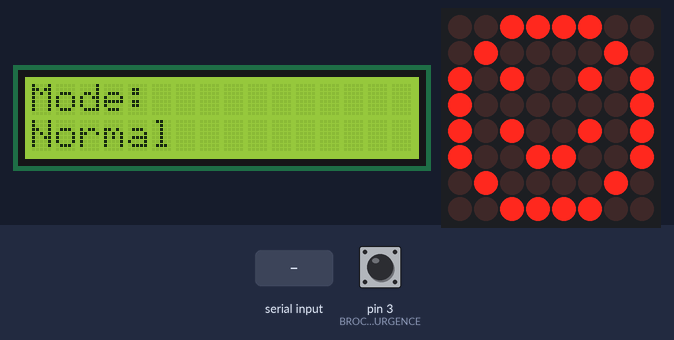
A sketch run on a simulated Arduino Mega 2560, built with avr-gcc and run on an emulated ATmega2560. Shown: 16×2 character LCD, 8×8 LED matrix. The inputs (shaded band) are chosen by the test bench; at power-on: pin 3 (BROCHE_URGENCE) HIGH. What the sketch prints to the serial monitor is not drawn.

Above: at 1.2 s.
1.3 s: "1" received over Serial
At 1.4 s:
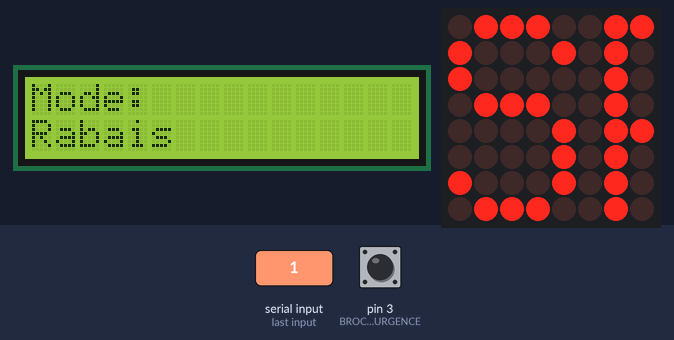
3.2 s: pin 3 (BROCHE_URGENCE) pulled LOW for 0.15 s
At 3.8 s:
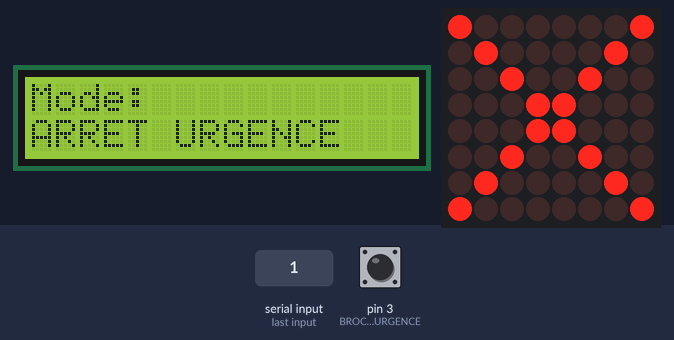
4.8 s: pin 3 (BROCHE_URGENCE) pulled LOW for 1 s
At 5.04 s:
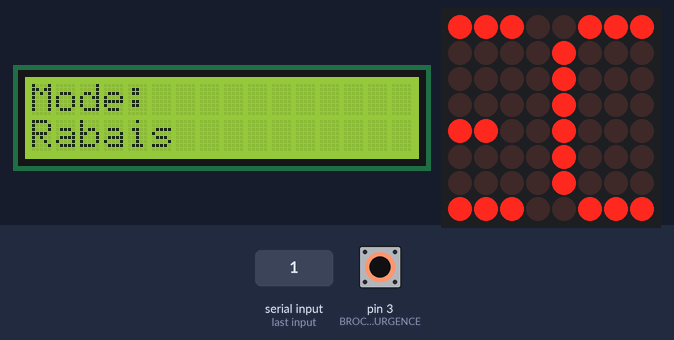
7.3 s: "3" received over Serial
At 7.51 s:
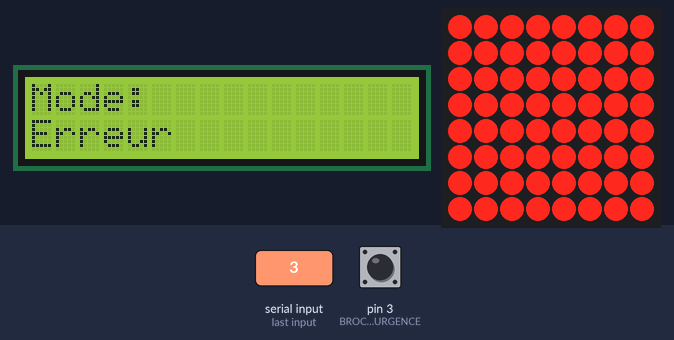
10.0 s: "4" received over Serial
At 11.1 s:
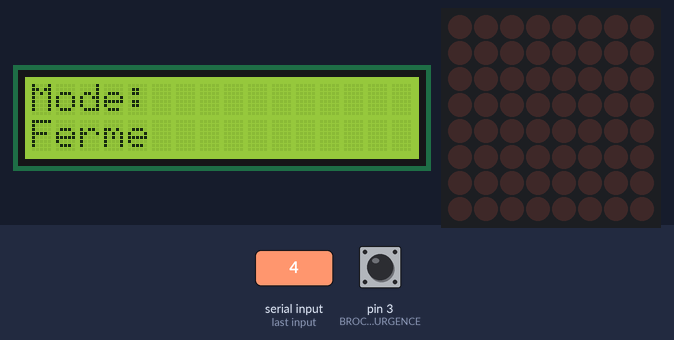
11.5 s: "1" received over Serial
At 11.6 s:
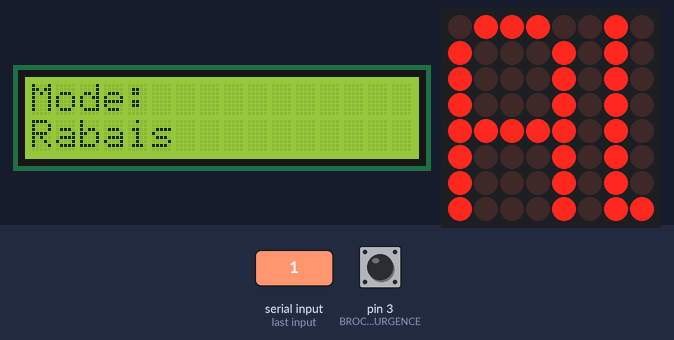
Timing chart, 0 to 14.4 s (numbered marks = the images above; inputs shaded):
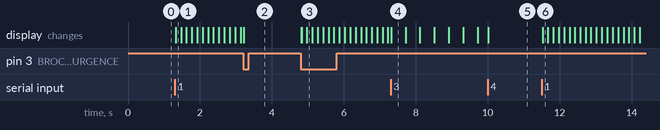

The sketch:

0SX_labo_06.ino
```cpp
#include "GestionnaireAffiche.h"

GestionnaireAffiche affiche;

// Fonction d'interruption pour le bouton urgence
void ISR_boutonUrgence() {
    affiche.signalerUrgence();
}

void setup() {
    affiche.demarrer();
    pinMode(BROCHE_URGENCE, INPUT_PULLUP);
    attachInterrupt(digitalPinToInterrupt(BROCHE_URGENCE), ISR_boutonUrgence, FALLING);
}

void loop() {
    affiche.mettreAJour();
}
```

EtatAffiche.h
```cpp
#ifndef ETAT_AFFICHE_H
#define ETAT_AFFICHE_H

#include <Arduino.h>

enum class EtatAffiche : uint8_t {
    NORMAL,
    RABAIS,
    ERREUR,
    FERMER,
    URGENCE
};

#endif
```

GestionnaireAffiche.cpp
```cpp
#include "GestionnaireAffiche.h"
#include <IRremote.hpp>

GestionnaireAffiche::GestionnaireAffiche()
    : _modeActuel(EtatAffiche::NORMAL),
      _modeAvantUrgence(EtatAffiche::NORMAL),
      _urgenceSignalee(false),
      _ecran(ADRESSE_LCD, 16, 2),
      _panneau(BROCHE_DIN, BROCHE_CLK, BROCHE_CS)
{}

//  Initialisation

void GestionnaireAffiche::demarrer() {
    _ecran.demarrer();
    _panneau.demarrer();
    IrReceiver.begin(BROCHE_IR, DISABLE_LED_FEEDBACK);
    Serial.begin(9600);
    Serial.println(F("Commandes serie: 1=Rabais 2=Normal 3=Erreur 4=Ferme"));
}


void GestionnaireAffiche::mettreAJour() {
    if (_urgenceSignalee) {
        _urgenceSignalee = false;
        _traiterUrgence();
        return;
    }

    if (_modeActuel == EtatAffiche::URGENCE) return;

    _lireCommandeIR();
    _lireCommandeSerie();
    _panneau.mettreAJour(_modeActuel);
}

//  Changer de mode

void GestionnaireAffiche::changerMode(EtatAffiche nouveauMode) {
    if (nouveauMode == _modeActuel) return;
    _modeActuel = nouveauMode;
    _reinitialiserPosition();
    _panneau.effacer();
    _ecran.afficherMode(_modeActuel);
}

void GestionnaireAffiche::signalerUrgence() {
    _urgenceSignalee = true;
}


void GestionnaireAffiche::_lireCommandeIR() {
    if (!IrReceiver.decode()) return;

    if (IrReceiver.decodedIRData.decodedRawData != 0) {
        uint8_t commande = IrReceiver.decodedIRData.command;
        Serial.print(F("[IR] 0x")); Serial.println(commande, HEX);

        switch (commande) {
            case BTN_IR_RABAIS: changerMode(EtatAffiche::RABAIS); break;
            case BTN_IR_NORMAL: changerMode(EtatAffiche::NORMAL); break;
            case BTN_IR_ERREUR: changerMode(EtatAffiche::ERREUR); break;
            case BTN_IR_FERMER: changerMode(EtatAffiche::FERMER); break;
        }
    }
    IrReceiver.resume();
}

void GestionnaireAffiche::_lireCommandeSerie() {
    if (!Serial.available()) return;

    switch (Serial.read()) {
        case '1': changerMode(EtatAffiche::RABAIS); break;
        case '2': changerMode(EtatAffiche::NORMAL); break;
        case '3': changerMode(EtatAffiche::ERREUR); break;
        case '4': changerMode(EtatAffiche::FERMER); break;
        default:
            Serial.println(F("Commande invalide. 1=Rabais 2=Normal 3=Erreur 4=Ferme"));
            break;
    }
}

void GestionnaireAffiche::_traiterUrgence() {
    if (_modeActuel != EtatAffiche::URGENCE) {
        _modeAvantUrgence = _modeActuel;
        _modeActuel       = EtatAffiche::URGENCE;
        _panneau.mettreAJour(EtatAffiche::URGENCE);
        _ecran.afficherMode(EtatAffiche::URGENCE);
        Serial.println(F("Mode arret d'urgence active."));
    } else {
        _panneau.effacer();
        changerMode(_modeAvantUrgence);
        Serial.println(F("Systeme redémarre."));
    }
}


void GestionnaireAffiche::_reinitialiserPosition() {

}
```

GestionnaireAffiche.h
```cpp
#ifndef GESTIONNAIRE_AFFICHE_H
#define GESTIONNAIRE_AFFICHE_H

#include <Arduino.h>
#include "EtatAffiche.h"
#include "EcranLCD.h"
#include "PanneauMatrice.h"

//  Broches

#define BROCHE_IR       8
#define BROCHE_URGENCE  3
#define BROCHE_DIN      34
#define BROCHE_CLK      30
#define BROCHE_CS       32
#define ADRESSE_LCD     0x27

//  boutons télécommande IR

constexpr uint8_t BTN_IR_RABAIS = 0x0C;
constexpr uint8_t BTN_IR_NORMAL = 0x18;
constexpr uint8_t BTN_IR_ERREUR = 0x5E;
constexpr uint8_t BTN_IR_FERMER = 0x08;

//  Classe responsable de la coordination générale

class GestionnaireAffiche {
public:
    GestionnaireAffiche();
    void demarrer();
    void mettreAJour();
    void signalerUrgence();
    void changerMode(EtatAffiche nouveauMode);

private:
    EtatAffiche   _modeActuel;
    EtatAffiche   _modeAvantUrgence;
    volatile bool _urgenceSignalee;

    EcranLCD       _ecran;
    PanneauMatrice _panneau;

    void _lireCommandeIR();
    void _lireCommandeSerie();
    void _traiterUrgence();
    void _reinitialiserPosition();
};

#endif
```

PanneauMatrice.cpp
```cpp
#include "PanneauMatrice.h"


static const uint8_t IMAGE_SMILEY[8] = {
    0b00111100, 0b01000010, 0b10100101, 0b10000001,
    0b10100101, 0b10011001, 0b01000010, 0b00111100
};

static const uint8_t IMAGE_CROIX[8] = {
    0b10000001, 0b01000010, 0b00100100, 0b00011000,
    0b00011000, 0b00100100, 0b01000010, 0b10000001
};

// mot "SPECIAL"
static const uint8_t POLICE_SPECIAL[][5] = {
    { 0x62, 0x91, 0x91, 0x91, 0x4E },  // S
    { 0xFF, 0x88, 0x88, 0x88, 0x70 },  // P
    { 0xFF, 0x89, 0x89, 0x89, 0x81 },  // E
    { 0x7E, 0x81, 0x81, 0x81, 0x42 },  // C
    { 0x00, 0x81, 0xFF, 0x81, 0x00 },  // I
    { 0x7F, 0x88, 0x88, 0x88, 0x7F },  // A
    { 0xFF, 0x01, 0x01, 0x01, 0x01 },  // L
    { 0x00, 0x00, 0x00, 0x00, 0x00 }   // espace
};

static const int NB_CARACTERES   = 8;
static const int LARGEUR_COLONNE = 6;


//  Constructeur

PanneauMatrice::PanneauMatrice(uint8_t brancheDin, uint8_t brancheClk, uint8_t brancheCs)
    : _panneau(brancheDin, brancheClk, brancheCs, 1),
      _positionDefilement(0),
      _dernierDefilement(0),
      _clignotementActif(false),
      _dernierClignotement(0)
{}

//  Initialisation

void PanneauMatrice::demarrer() {
    _panneau.shutdown(0, false);
    _panneau.setIntensity(0, 5);
    _panneau.clearDisplay(0);
}


//  Mise à jour selon l'état

void PanneauMatrice::mettreAJour(EtatAffiche etat) {
    switch (etat) {
        case EtatAffiche::NORMAL:  _afficherSmiley();   break;
        case EtatAffiche::RABAIS:  _defilerSpecial();   break;
        case EtatAffiche::ERREUR:  _clignoterErreur();  break;
        case EtatAffiche::FERMER:                       break;  // tout éteint
        case EtatAffiche::URGENCE: _afficherCroix();    break;
    }
}


void PanneauMatrice::afficherImage(const uint8_t image[8]) {
    for (int rangee = 0; rangee < 8; rangee++) {
        _panneau.setRow(0, rangee, image[rangee]);
    }
}


void PanneauMatrice::effacer() {
    _panneau.clearDisplay(0);
}


void PanneauMatrice::_afficherSmiley() {
    afficherImage(IMAGE_SMILEY);
}

void PanneauMatrice::_afficherCroix() {
    afficherImage(IMAGE_CROIX);
}

void PanneauMatrice::_defilerSpecial() {
    unsigned long maintenant = millis();
    if (maintenant - _dernierDefilement < DELAI_DEFILEMENT) return;
    _dernierDefilement = maintenant;

    for (int colonne = 0; colonne < 8; colonne++) {
        int source    = (_positionDefilement + colonne) % (NB_CARACTERES * LARGEUR_COLONNE);
        int idxChar   = source / LARGEUR_COLONNE;
        int idxColone = source % LARGEUR_COLONNE;
        int donnee    = (idxColone < 5) ? POLICE_SPECIAL[idxChar][idxColone] : 0x00;
        _panneau.setColumn(0, colonne, donnee);
    }
    _positionDefilement = (_positionDefilement + 1) % (NB_CARACTERES * LARGEUR_COLONNE);
}

void PanneauMatrice::_clignoterErreur() {
    unsigned long maintenant = millis();
    if (maintenant - _dernierClignotement < DELAI_CLIGNOTEMENT) return;
    _dernierClignotement = maintenant;
    _clignotementActif   = !_clignotementActif;

    for (int rangee = 0; rangee < 8; rangee++) {
        _panneau.setRow(0, rangee, _clignotementActif ? 0xFF : 0x00);
    }
}
```

PanneauMatrice.h
```cpp
#ifndef PANNEAU_MATRICE_H
#define PANNEAU_MATRICE_H

#include <Arduino.h>
#include <LedControl.h>
#include "EtatAffiche.h"

#define DELAI_DEFILEMENT  150
#define DELAI_CLIGNOTEMENT 400


//  Classe  de ma matrice LED

class PanneauMatrice {
public:
    PanneauMatrice(uint8_t brancheDin, uint8_t brancheClk, uint8_t brancheCs);
    void demarrer();
    void mettreAJour(EtatAffiche etat);
    void afficherImage(const uint8_t image[8]);
    void effacer();

private:
    LedControl    _panneau;
    int           _positionDefilement;
    unsigned long _dernierDefilement;
    bool          _clignotementActif;
    unsigned long _dernierClignotement;

    void _afficherSmiley();
    void _defilerSpecial();
    void _clignoterErreur();
    void _afficherCroix();
};

#endif
```

EcranLCD.cpp
```cpp
#include "EcranLCD.h"

// Noms affichés sur le LCD pour chaque mode
static const String NOMS_MODE[] = {
    "Normal",
    "Rabais",
    "Erreur",
    "Ferme",
    "ARRET URGENCE"
};

EcranLCD::EcranLCD(uint8_t adresse, uint8_t colonnes, uint8_t rangees)
    : _ecran(adresse, colonnes, rangees),
      _dernierEtat(EtatAffiche::NORMAL)
{}

void EcranLCD::demarrer() {
    _ecran.init();
    _ecran.backlight();
    _ecran.clear();
    _ecran.setCursor(0, 0);
    _ecran.print(F("Mode:"));
    _ecran.setCursor(0, 1);
    _ecran.print(F("Normal"));
}

void EcranLCD::afficherMode(EtatAffiche etat) {
    if (etat == _dernierEtat) return;  // rien à changer
    _dernierEtat = etat;
    _ecran.clear();
    _ecran.setCursor(0, 0);
    _ecran.print(F("Mode:"));
    _ecran.setCursor(0, 1);
    _ecran.print(NOMS_MODE[(int)etat]);
}
```

EcranLCD.h
```cpp
#ifndef ECRAN_LCD_H
#define ECRAN_LCD_H

#include <Arduino.h>
#include <LiquidCrystal_I2C.h>
#include "EtatAffiche.h"


class EcranLCD {
public:
    EcranLCD(uint8_t adresse, uint8_t colonnes, uint8_t rangees);
    void demarrer();
    void afficherMode(EtatAffiche etat);

private:
    LiquidCrystal_I2C _ecran;
    EtatAffiche       _dernierEtat;
};

#endif
```

Measured:
- after the input at 1.3 s, the display: changes at once (image 1)
- after the input at 3.2 s, the display: changes at once (image 2)
- after the input at 4.8 s, the display: first changes at once (image 3 shows a later state)
- after the input at 7.3 s, the display: changes at once (image 4)
- after the input at 10.0 s, the display: changes at once (image 5)
- after the input at 11.5 s, the display: changes at once (image 6)
